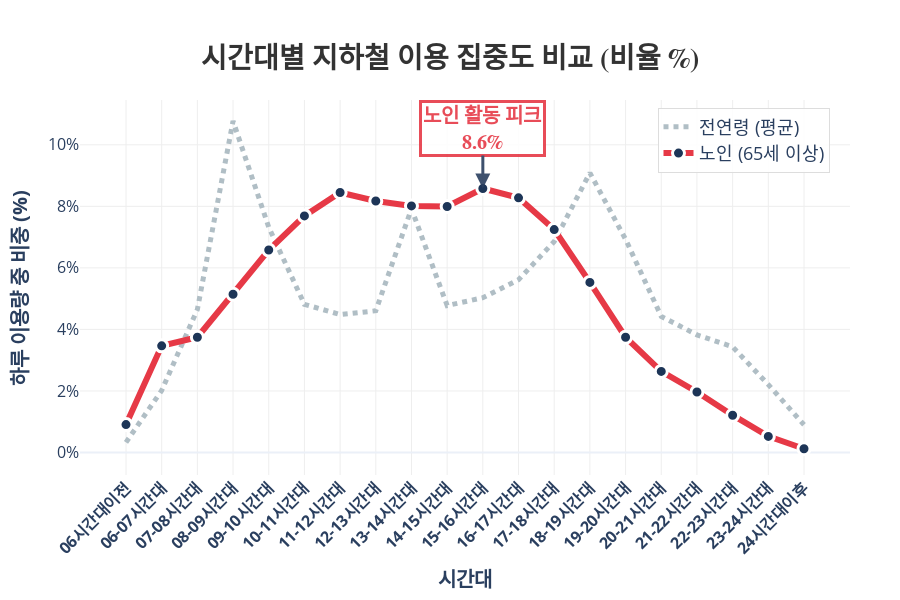

Write notebook code for a chart like this one.
### Code cell
# ----------------------------------------------------------
# [1] 데이터 전처리 (기존 로직 유지)
# ----------------------------------------------------------
# (senior24_df, total24_df가 로드되어 있다고 가정)

time_cols = [
    '06시간대이전', '06-07시간대', '07-08시간대', '08-09시간대', '09-10시간대',
    '10-11시간대', '11-12시간대', '12-13시간대', '13-14시간대', '14-15시간대',
    '15-16시간대', '16-17시간대', '17-18시간대', '18-19시간대', '19-20시간대',
    '20-21시간대', '21-22시간대', '22-23시간대', '23-24시간대', '24시간대이후'
]

def get_time_percentage(df, label):
    temp = df.copy()
    if '승하차구분' in temp.columns:
        temp = temp[temp['승하차구분'] == '하차']
    
    for col in time_cols:
        if col in temp.columns:
            temp[col] = pd.to_numeric(temp[col], errors='coerce').fillna(0)
            
    sums = temp[time_cols].sum()
    total_sum = sums.sum()
    
    if total_sum == 0: return sums
    
    ratio = (sums / total_sum) * 100
    return ratio

# 데이터 계산
senior_ratio = get_time_percentage(senior24_df, "노인")
total_ratio = get_time_percentage(total24_df, "전연령") 

# =========================================================
# [2] 시각화 (폰트 및 디자인 대폭 강화)
# =========================================================
fig = go.Figure()

# [Line 1] 전연령 (회색 점선)
fig.add_trace(go.Scatter(
    x=total_ratio.index,
    y=total_ratio.values,
    mode='lines',
    name='전연령 (평균)',
    # [수정] 선 굵기 확대 (PPT용)
    line=dict(color='#B0BEC5', width=5, dash='dot'), 
    hovertemplate='%{x}<br>전연령 비중: %{y:.1f}%'
))

# [Line 2] 노인 (붉은 실선 - 주인공)
fig.add_trace(go.Scatter(
    x=senior_ratio.index,
    y=senior_ratio.values,
    mode='lines+markers',
    name='노인 (65세 이상)',
    # [수정] 선 굵기 및 점 크기 확대
    line=dict(color='#E63946', width=6), 
    marker=dict(size=12, color='#1D3557', line=dict(width=3, color='white')),
    hovertemplate='%{x}<br>노인 비중: %{y:.1f}%'
))

# ★★★ [핵심 수정] 피크 타임 주석 (아주 크게 강조) ★★★
peak_time = senior_ratio.idxmax()
peak_val = senior_ratio.max()

fig.add_annotation(
    x=peak_time, y=peak_val,
    text=f"<b>노인 활동 피크<br>{peak_val:.1f}%</b>", # 줄바꿈 적용
    showarrow=True, arrowhead=2, arrowwidth=3, # 화살표 굵게
    ax=0, ay=-60, # 위로 더 띄움
    # [폰트 확대] 크기 20, 굵은 폰트
    font=dict(color='#E63946', size=20, family="Arial Black"),
    bgcolor="white", 
    bordercolor="#E63946", 
    borderwidth=3, # 테두리 굵게
    opacity=0.9
)

# 레이아웃 설정 (전체 폰트 확대)
fig.update_layout(
    title=dict(
        text="<b>시간대별 지하철 이용 집중도 비교 (비율 %)</b>",
        x=0.5, y=0.92,
        font=dict(size=28, family="Malgun Gothic", color='#333') # 제목 28pt
    ),
    xaxis=dict(
        title="시간대",
        title_font=dict(size=20, weight='bold'), # 축 제목 20pt
        tickangle=-45,
        tickfont=dict(size=16, weight='bold'),   # 눈금 16pt
        gridcolor='#eee'
    ),
    yaxis=dict(
        title="하루 이용량 중 비중 (%)",
        title_font=dict(size=20, weight='bold'),
        tickfont=dict(size=16),
        gridcolor='#eee',
        ticksuffix="%" 
    ),
    legend=dict(
        x=0.75, y=0.98, 
        bgcolor='rgba(255,255,255,0.9)',
        bordercolor='#ddd',
        borderwidth=1,
        font=dict(size=18) # 범례 폰트 18pt
    ),
    template="plotly_white",
    hovermode="x unified",
    margin=dict(t=100, b=100, l=80, r=50), # 여백 충분히 확보
    height=600 # 그래프 높이 확보
)

fig.show()

### Figure 1 — Plotly figure (JSON) as saved in the notebook; plotly's stock layout.template omitted (floating-point values rounded to 4 significant figures)
{"data": [{"hovertemplate": "%{x}<br>전연령 비중: %{y:.1f}%", "line": {"color": "#B0BEC5", "dash": "dot", "width": 5}, "mode": "lines", "name": "전연령 (평균)", "type": "scatter", "x": ["06시간대이전", "06-07시간대", "07-08시간대", "08-09시간대", "09-10시간대", "10-11시간대", "11-12시간대", "12-13시간대", "13-14시간대", "14-15시간대", "15-16시간대", "16-17시간대", "17-18시간대", "18-19시간대", "19-20시간대", "20-21시간대", "21-22시간대", "22-23시간대", "23-24시간대", "24시간대이후"], "y": [0.3306, 2.015, 4.65, 10.77, 7.323, 4.816, 4.484, 4.606, 7.923, 4.776, 5.031, 5.613, 6.856, 9.087, 6.929, 4.423, 3.824, 3.434, 2.206, 0.9016]}, {"hovertemplate": "%{x}<br>노인 비중: %{y:.1f}%", "line": {"color": "#E63946", "width": 6}, "marker": {"color": "#1D3557", "line": {"color": "white", "width": 3}, "size": 12}, "mode": "lines+markers", "name": "노인 (65세 이상)", "type": "scatter", "x": ["06시간대이전", "06-07시간대", "07-08시간대", "08-09시간대", "09-10시간대", "10-11시간대", "11-12시간대", "12-13시간대", "13-14시간대", "14-15시간대", "15-16시간대", "16-17시간대", "17-18시간대", "18-19시간대", "19-20시간대", "20-21시간대", "21-22시간대", "22-23시간대", "23-24시간대", "24시간대이후"], "y": [0.9083, 3.466, 3.746, 5.144, 6.58, 7.689, 8.45, 8.172, 8.014, 7.994, 8.58, 8.276, 7.244, 5.529, 3.746, 2.637, 1.966, 1.213, 0.5248, 0.1227]}], "layout": {"annotations": [{"arrowhead": 2, "arrowwidth": 3, "ax": 0, "ay": -60, "bgcolor": "white", "bordercolor": "#E63946", "borderwidth": 3, "font": {"color": "#E63946", "family": "Arial Black", "size": 20}, "opacity": 0.9, "showarrow": true, "text": "<b>노인 활동 피크<br>8.6%</b>", "x": "15-16시간대", "y": 8.58}], "height": 600, "hovermode": "x unified", "legend": {"bgcolor": "rgba(255,255,255,0.9)", "bordercolor": "#ddd", "borderwidth": 1, "font": {"size": 18}, "x": 0.75, "y": 0.98}, "margin": {"b": 100, "l": 80, "r": 50, "t": 100}, "title": {"font": {"color": "#333", "family": "Malgun Gothic", "size": 28}, "text": "<b>시간대별 지하철 이용 집중도 비교 (비율 %)</b>", "x": 0.5, "y": 0.92}, "xaxis": {"gridcolor": "#eee", "tickangle": -45, "tickfont": {"size": 16, "weight": "bold"}, "title": {"font": {"size": 20, "weight": "bold"}, "text": "시간대"}}, "yaxis": {"gridcolor": "#eee", "tickfont": {"size": 16}, "ticksuffix": "%", "title": {"font": {"size": 20, "weight": "bold"}, "text": "하루 이용량 중 비중 (%)"}}}}
